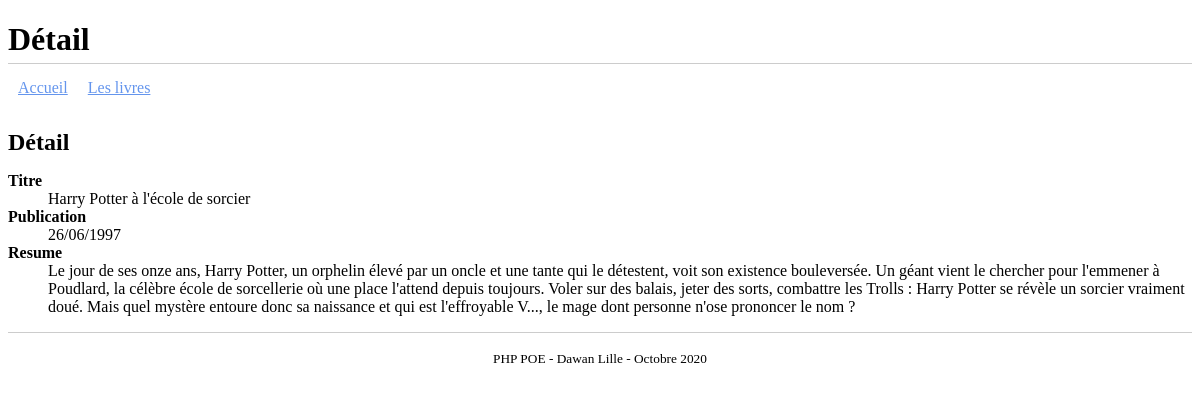
The page /biblio/livre.php?id=1 on the database its author committed.
### tables this page shows
CREATE TABLE `livre` (
  `id` int(11) NOT NULL,
  `titre` varchar(75) NOT NULL,
  `resume` text,
  `publication` date DEFAULT NULL
);

### biblio/livre.php (the view, shortened to what this page needs)
<?php
require_once './config/bdd.php';
$id = mysqli_real_escape_string($link, $_GET['id']);
$sql = "select titre, publication, resume from livre where id = ".$id;
$result = mysqli_query($link, $sql);
$livre = mysqli_fetch_assoc($result);
require_once './template/header.php';
?>
    <h2>Détail</h2>
    <dl>
        <?php foreach ($livre as $key => $value): ?>
            <dt><b><?php echo ucfirst($key); ?></b></dt>
            <?php if ( "publication" == $key && $value != null ):
                $date = date_create($value);
            ?>
                <dd><?php echo date_format($date, 'd/m/Y'); ?></dd>
            <?php else: ?>
                <dd><?php echo $value; ?></dd>
            <?php endif; ?>
        <?php endforeach; ?>
    </dl>
<?php require_once './template/footer.php'; ?>

### biblio/css/style.css (style rules this page uses)
* { box-sizing: border-box; }
h1, h2, h3, h4, h5, h6 { margin-bottom: 0; }

### rows shown on the page
livre: titre "Harry Potter à l'école de sorcier", publication "26/06/1997", resume "Le jour de ses onze ans, Harry Potter, un orphelin élevé par un oncle et une tante qui le détestent, voit son existence bouleversée. Un géant vient le chercher pour l'emmener à Poudlard, la célèbre école de sorcellerie où une place l'attend depuis toujours. Voler sur des balais, jeter des sorts, combattre les Trolls : Harry Potter se révèle un sorcier vraiment doué. Mais quel mystère entoure donc sa naissance et qui est l'effroyable V..., le mage dont personne n'ose prononcer le nom ?"

### other values the page prints
$page_title "Détail"
$key "Titre"
$key "Publication"
$key "Resume"
